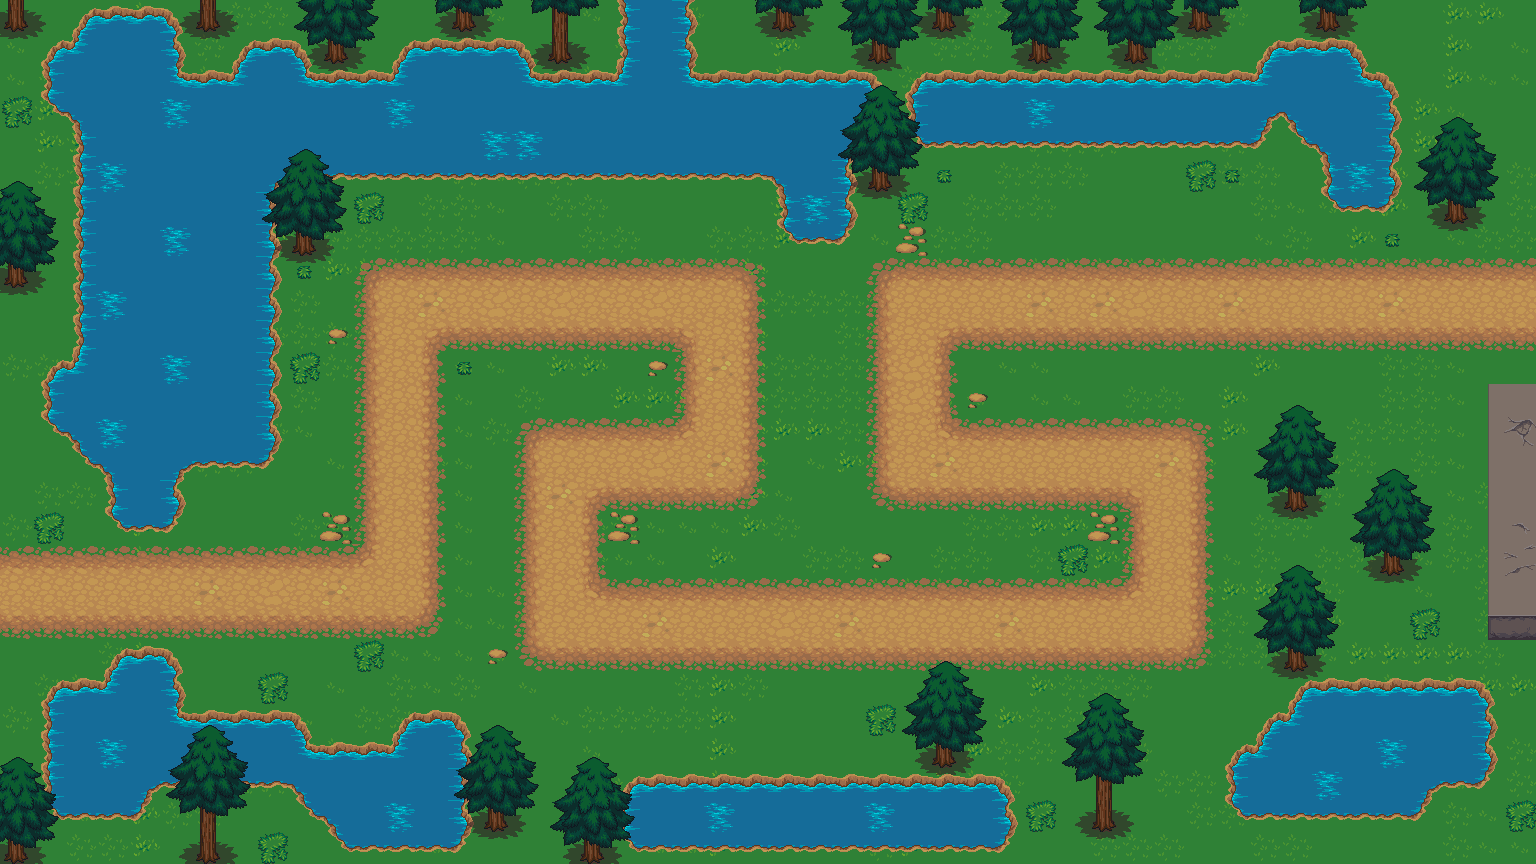

A level layout from a 2D game, rendered from its tile map. Below: a short description, then the map file with tile-grid data replaced by summaries:
An orthogonal 48x27 tile map with 32x32 px tiles, 5 tile layers (Grass, Water, Trunks, Path, ...), 10 tilesets and 66 objects.

<map version="1.0" orientation="orthogonal" renderorder="right-down" width="48" height="27" tilewidth="32" tileheight="32" nextobjectid="135">
 <tileset firstgid="1" name="grass" tilewidth="32" tileheight="32" tilecount="18" columns="3">
  <image source="LPC Base Assets/tiles/grass.png" width="96" height="192" />
  <terraintypes>
   <terrain name="Grass" tile="-1" />
  </terraintypes>
  <tile id="1" terrain="0,0,0," />
  <tile id="2" terrain="0,0,,0" />
  <tile id="4" terrain="0,,0,0" />
  <tile id="5" terrain=",0,0,0" />
  <tile id="6" terrain=",,,0" />
  <tile id="7" terrain=",,0,0" />
  <tile id="8" terrain=",,0," />
  <tile id="9" terrain=",0,,0" />
  <tile id="10" terrain="0,0,0,0" />
  <tile id="11" terrain="0,,0," />
  <tile id="12" terrain=",0,," />
  <tile id="13" terrain="0,0,," />
  <tile id="14" terrain="0,,," />
 </tileset>
 <tileset firstgid="19" name="dirtlight" tilewidth="32" tileheight="32" tilecount="18" columns="3">
  <image source="LPC Base Assets/tiles/dirt.png" width="96" height="192" />
  <terraintypes>
   <terrain name="Dirt" tile="-1" />
  </terraintypes>
  <tile id="1" terrain="0,0,0," />
  <tile id="2" terrain="0,0,,0" />
  <tile id="4" terrain="0,,0,0" />
  <tile id="5" terrain=",0,0,0" />
  <tile id="6" terrain=",,,0" />
  <tile id="7" terrain=",,0,0" />
  <tile id="8" terrain=",,0," />
  <tile id="9" terrain=",0,,0" />
  <tile id="10" terrain="0,0,0,0" />
  <tile id="11" terrain="0,,0," />
  <tile id="12" terrain=",0,," />
  <tile id="13" terrain="0,0,," />
  <tile id="14" terrain="0,,," />
 </tileset>
 <tileset firstgid="37" name="dirtdark" tilewidth="32" tileheight="32" tilecount="18" columns="3">
  <image source="LPC Base Assets/tiles/dirt2.png" width="96" height="192" />
  <terraintypes>
   <terrain name="dirt" tile="-1" />
  </terraintypes>
  <tile id="1" terrain="0,0,0," />
  <tile id="2" terrain="0,0,,0" />
  <tile id="4" terrain="0,,0,0" />
  <tile id="5" terrain=",0,0,0" />
  <tile id="6" terrain=",,,0" />
  <tile id="7" terrain=",,0,0" />
  <tile id="8" terrain=",,0," />
  <tile id="9" terrain=",0,,0" />
  <tile id="10" terrain="0,0,0,0" />
  <tile id="11" terrain="0,,0," />
  <tile id="12" terrain=",0,," />
  <tile id="13" terrain="0,0,," />
  <tile id="14" terrain="0,,," />
 </tileset>
 <tileset firstgid="55" name="watergrass" tilewidth="32" tileheight="32" tilecount="18" columns="3">
  <image source="LPC Base Assets/tiles/watergrass.png" width="96" height="192" />
  <terraintypes>
   <terrain name="watergrass" tile="-1" />
  </terraintypes>
  <tile id="1" terrain="0,0,0," />
  <tile id="2" terrain="0,0,,0" />
  <tile id="4" terrain="0,,0,0" />
  <tile id="5" terrain=",0,0,0" />
  <tile id="6" terrain=",,,0" />
  <tile id="7" terrain=",,0,0" />
  <tile id="8" terrain=",,0," />
  <tile id="9" terrain=",0,,0" />
  <tile id="10" terrain="0,0,0,0" />
  <tile id="11" terrain="0,,0," />
  <tile id="12" terrain=",0,," />
  <tile id="13" terrain="0,0,," />
  <tile id="14" terrain="0,,," />
  <tile id="17">
   <animation>
    <frame tileid="15" duration="300" />
    <frame tileid="16" duration="300" />
    <frame tileid="17" duration="300" />
   </animation>
  </tile>
 </tileset>
 <tileset firstgid="73" name="water" tilewidth="32" tileheight="32" tilecount="18" columns="3">
  <image source="LPC Base Assets/tiles/water.png" width="96" height="192" />
  <terraintypes>
   <terrain name="water" tile="-1" />
  </terraintypes>
  <tile id="1" terrain="0,0,0," />
  <tile id="2" terrain="0,0,,0" />
  <tile id="4" terrain="0,,0,0" />
  <tile id="5" terrain=",0,0,0" />
  <tile id="6" terrain=",,,0" />
  <tile id="7" terrain=",,0,0" />
  <tile id="8" terrain=",,0," />
  <tile id="9" terrain=",0,,0" />
  <tile id="10" terrain="0,0,0,0" />
  <tile id="11" terrain="0,,0," />
  <tile id="12" terrain=",0,," />
  <tile id="13" terrain="0,0,," />
  <tile id="14" terrain="0,,," />
 </tileset>
 <tileset firstgid="91" name="cement" tilewidth="32" tileheight="32" tilecount="18" columns="3">
  <image source="LPC Base Assets/tiles/cement.png" width="96" height="192" />
 </tileset>
 <tileset firstgid="109" name="lava" tilewidth="32" tileheight="32" tilecount="18" columns="3">
  <image source="LPC Base Assets/tiles/lava.png" width="96" height="192" />
  <terraintypes>
   <terrain name="lava" tile="-1" />
  </terraintypes>
  <tile id="1" terrain="0,0,0," />
  <tile id="2" terrain="0,0,,0" />
  <tile id="4" terrain="0,,0,0" />
  <tile id="5" terrain=",0,0,0" />
  <tile id="6" terrain=",,,0" />
  <tile id="7" terrain=",,0,0" />
  <tile id="8" terrain=",,0," />
  <tile id="9" terrain=",0,,0" />
  <tile id="10" terrain="0,0,0,0" />
  <tile id="11" terrain="0,,0," />
  <tile id="12" terrain=",0,," />
  <tile id="13" terrain="0,0,," />
  <tile id="14" terrain="0,,," />
 </tileset>
 <tileset firstgid="127" name="treetop" tilewidth="32" tileheight="32" tilecount="42" columns="6">
  <image source="LPC Base Assets/tiles/treetop.png" width="192" height="224" />
 </tileset>
 <tileset firstgid="169" name="trunk" tilewidth="32" tileheight="32" tilecount="18" columns="6">
  <image source="LPC Base Assets/tiles/trunk.png" width="192" height="96" />
 </tileset>
 <tileset firstgid="187" name="rock" tilewidth="32" tileheight="32" tilecount="2" columns="2">
  <image source="LPC Base Assets/tiles/rock.png" width="64" height="32" />
 </tileset>
 <objectgroup name="Obstacles">
  <object id="103" x="0" y="544" width="352" />
  <object id="104" x="352" y="256" height="288" />
  <object id="105" x="352" y="256" width="416" />
  <object id="106" x="768" y="256" height="256" />
  <object id="107" x="608" y="512" width="160" />
  <object id="108" x="608" y="512" height="64" />
  <object id="109" x="608" y="576" width="512" />
  <object id="110" x="1120" y="512" height="64" />
  <object id="111" x="864" y="512" width="256" />
  <object id="112" x="864" y="256" height="256" />
  <object id="113" x="864" y="256" width="672" />
  <object id="114" x="0" y="544" height="96" />
  <object id="115" x="0" y="640" width="448" />
  <object id="116" x="448" y="352" height="288" />
  <object id="117" x="448" y="352" width="224" />
  <object id="118" x="672" y="352" height="64" />
  <object id="119" x="512" y="416" width="160" />
  <object id="120" x="512" y="416" height="256" />
  <object id="121" x="512" y="672" width="704" />
  <object id="122" x="1216" y="416" height="256" />
  <object id="123" x="960" y="416" width="256" />
  <object id="124" x="960" y="352" height="64" />
  <object id="125" x="960" y="352" width="576" />
 </objectgroup>
 <objectgroup name="Towers">
  <object id="64" x="64" y="704" width="64" height="96" />
  <object id="65" x="128" y="672" width="32" height="96" />
  <object id="66" x="160" y="736" width="128" height="32" />
  <object id="68" x="416" y="736" width="32" height="96" />
  <object id="69" x="352" y="768" width="64" height="64" />
  <object id="70" x="288" y="768" width="64" height="32" />
  <object id="71" x="640" y="800" width="352" height="32" />
  <object id="72" x="1312" y="704" width="160" height="64" />
  <object id="73" x="1248" y="768" width="160" height="32" />
  </objectgroup>
 <objectgroup name="Spawn">
  <!-- 2 objects omitted --></objectgroup>
 <objectgroup name="Base">
  <!-- 1 objects omitted --></objectgroup>
 <layer name="Grass" width="48" height="27">
  <data>[1296 cells, 1296 non-empty, 4 distinct tile ids]</data>
 </layer>
 <layer name="Water" width="48" height="27">
  <data>[1296 cells, 422 non-empty, 21 distinct tile ids]</data>
 </layer>
 <layer name="Trunks" width="48" height="27">
  <data>[1296 cells, 152 non-empty, 7 distinct tile ids]</data>
 </layer>
 <layer name="Path" width="48" height="27">
  <data>[1296 cells, 318 non-empty, 17 distinct tile ids]</data>
 </layer>
 <layer name="Trees" width="48" height="27">
  <data>[1296 cells, 207 non-empty, 14 distinct tile ids]</data>
 </layer>
</map>
<!-- 34 of 66 objects omitted -->
